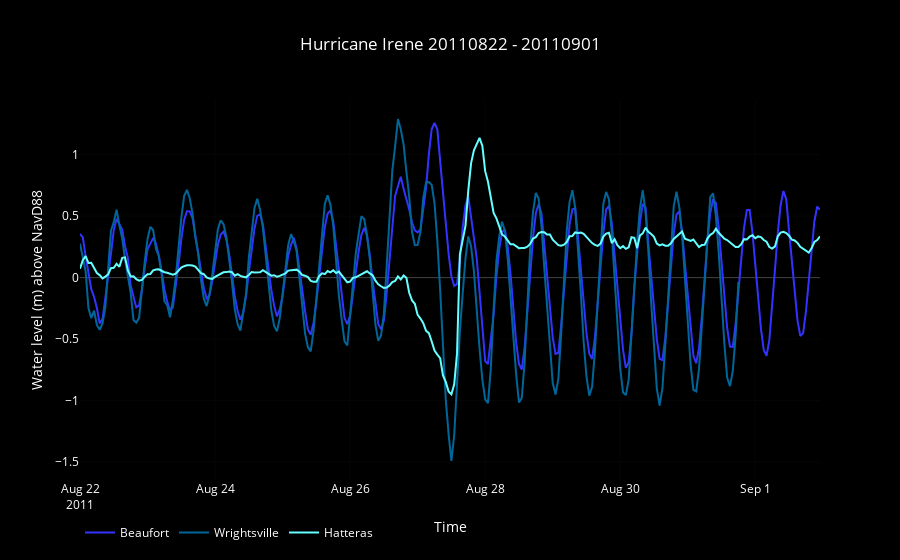

Notebook cell for this chart:
### Code cell
begin = '20110822'
end = '20110901'
title = 'Hurricane Irene'
data,layout = adcirc.plot_hurricane(begin,end,stations,title)
fig = go.Figure(data=data, layout=layout)
interactive = iplot(fig)

### Figure 1 — Plotly figure (JSON) as saved in the notebook; plotly's stock layout.template omitted (floating-point values rounded to 4 significant figures; data arrays with more than 128 entries replaced by an {"elided": "..."} marker saying what was removed)
{"data": [{"line": {"color": "rgb(51, 51, 255)"}, "name": "Beaufort", "type": "scatter", "uid": "7450a1", "x": {"elided": "264 str values"}, "y": {"elided": "264 float values"}}, {"line": {"color": "rgb(0, 102, 153)"}, "name": "Wrightsville", "type": "scatter", "uid": "b97cc7", "x": {"elided": "235 str values"}, "y": {"elided": "235 float values"}}, {"line": {"color": "rgb(102, 255, 255)"}, "name": "Hatteras", "type": "scatter", "uid": "69a611", "x": {"elided": "264 str values"}, "y": {"elided": "264 float values"}}], "layout": {"autosize": true, "font": {"color": "rgb(255,255,255)"}, "legend": {"orientation": "h"}, "paper_bgcolor": "rgb(0, 0, 0)", "plot_bgcolor": "rgb(0, 0, 0)", "title": "Hurricane Irene 20110822 - 20110901", "xaxis": {"autorange": true, "range": ["2011-08-22", "2011-09-01 23:00"], "title": "Time", "type": "date"}, "yaxis": {"autorange": true, "range": [-1.645, 1.445], "title": "Water level (m) above NavD88", "type": "linear"}}}
